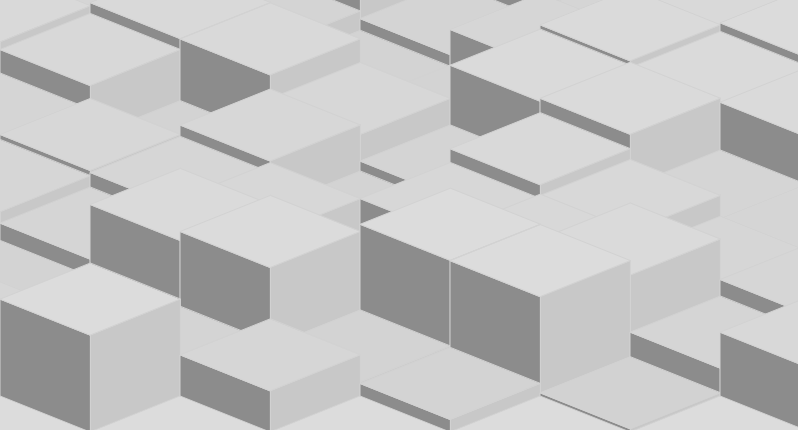
Frame 1 (no input)
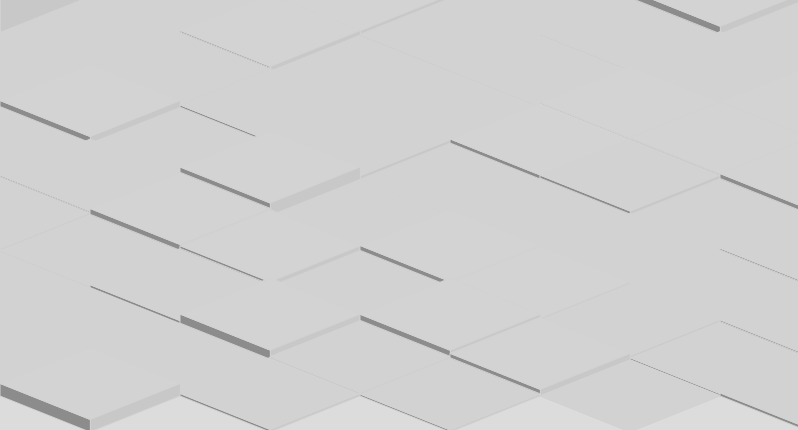
Frame 60 (no input)
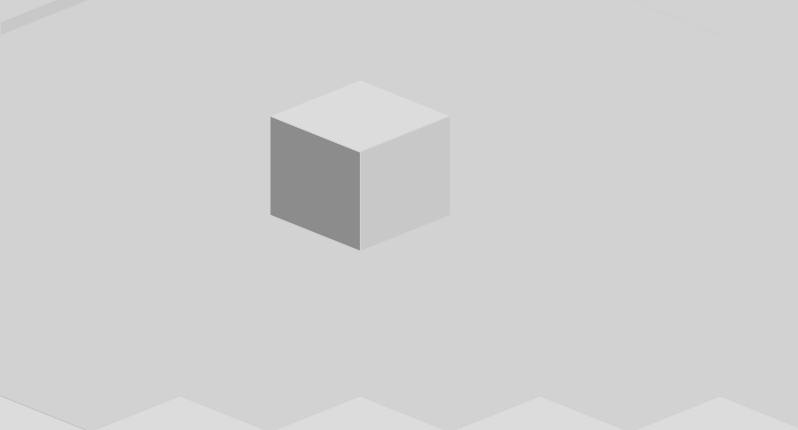
Frame 120 (the mouse pressed at the canvas centre since frame 60)

The p5.js sketch that drew these frames (run headless with seeded random() and noise() and a simulated clock; from frame 60 on, the mouse is pressed at the canvas centre):

// p5.js sketch
// ── sketch.js
let space = 180;
let p=[];
let e;

function setup() {
  createCanvas(screen.availWidth - 2,   
               screen.availHeight - 170);
  //noStroke();
  stroke(210);
  noCursor();
  let index=0;
  a=0;
  for(let i=0; i<height+1; i+=space/5){
    for(let j=0+space/2*(a%2); j<width+space/2; j+=space){
      p[index] = new House(j, i, space, index);
      index++;
    }
    a++;
  }
  e = new House(width/2, height/2, space, 1);
}

function draw() {
  background(220);
  for(let i=0; i<p.length; i++){
    p[i].display();
  }
}

function mouseClicked(){
  for(let i=0; i<p.length; i++){
    p[i].h = random(100);
  }
}

class House{
  constructor(x, y, space, index){
    this.pos = createVector(x, y);
    this.orgin = createVector(x, y);
    this.size = space/2;
    this.index = index;
    this.h = random(100);
  }
  display(){
      this.h = this.h *random(0.85, 1.07);
    
    if(dist(mouseX, mouseY, this.pos.x, this.pos.y)<this.size/2){
      this.h = 100;
    } 
    
    // fill(100);
    // quad(this.pos.x+this.size, this.pos.y,
    //     this.pos.x, this.pos.y+this.size/2.5,
    //     this.pos.x-this.size, this.pos.y,
    //     this.pos.x, this.pos.y-this.size/2.5)
    
    
    fill(200);
    quad(this.pos.x+this.size, this.pos.y,
        this.pos.x, this.pos.y+this.size/2.5,
        this.pos.x, this.pos.y+this.size/2.5-this.h,
        this.pos.x+this.size, this.pos.y-this.h); //right
    
    
    fill(140);
    quad(this.pos.x, this.pos.y+this.size/2.5,
        this.pos.x-this.size, this.pos.y,
        this.pos.x-this.size, this.pos.y-this.h,
        this.pos.x, this.pos.y+this.size/2.5-this.h);//left
    
    
    fill(210+this.h/10);
    quad(this.pos.x+this.size, this.pos.y-this.h,
        this.pos.x, this.pos.y+this.size/2.5-this.h,
        this.pos.x-this.size, this.pos.y-this.h,
        this.pos.x, this.pos.y-this.size/2.5-this.h); //top
    
    // fill(255);
    // text(this.index, this.pos.x, this.pos.y);
    // text(a, this.pos.x, this.pos.y+12);
  }
}
